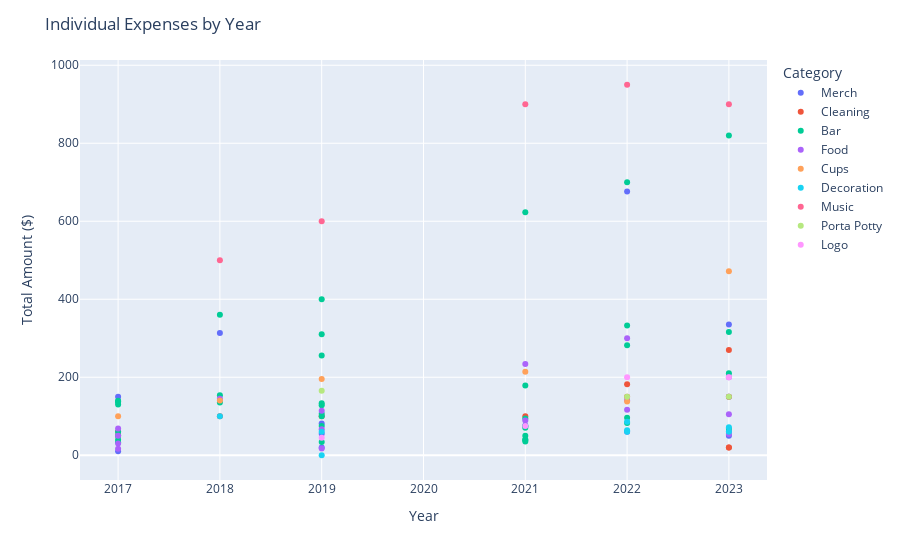

Notebook code cell kept with this figure:
### Code cell
# scatter plot of expenses per year, color-coded by category

# create the scatter plot
fig = px.scatter(
    df,
    x="Year",
    y="Amount",
    color="Category",
    hover_data=["Expense", "Amount", "Year", "Name"],
)

# format plot
fig.update_layout(
    title="Individual Expenses by Year",
    xaxis_title="Year",
    yaxis_title="Total Amount ($)",
    legend_title="Category",
)

# show the plot
fig.show()

### Figure 1 — Plotly figure (JSON) as saved in the notebook; plotly's stock layout.template omitted (floating-point values rounded to 4 significant figures)
{"data": [{"customdata": [["Key chains", "Randy Detman"], ["Sign stuff", "Tom Brady"], ["Shirts", "Randy Detman"], ["Tie-Dye", "Morning Glory"], ["Tie-Dye Ts", "Randy Detman"], ["Face paint", "Tarot"], ["Tatoos", "Randy Detman"], ["T shirts/CustomInk", "Bitter Barbie"], ["Candles and Scotland Shipping", "Randy Detman"], ["T shirts", "Bitter Barbie"], ["Piñata and mini bottles", "Watsonville"], ["Sid's shirts", "Latvia"], ["New t-shirts advance payment", "Bitter Barbie"]], "hovertemplate": "Category=Merch<br>Year=%{x}<br>Amount=%{y}<br>Expense=%{customdata[0]}<br>Name=%{customdata[1]}<extra></extra>", "legendgroup": "Merch", "marker": {"color": "#636efa", "symbol": "circle"}, "mode": "markers", "name": "Merch", "orientation": "v", "showlegend": true, "type": "scatter", "x": [2017, 2017, 2018, 2019, 2019, 2019, 2021, 2022, 2022, 2023, 2023, 2023, 2023], "xaxis": "x", "y": [150, 10, 313.7, 55, 81.64, 20, 76.39, 676.5, 60, 335.4, 60, 50, 150], "yaxis": "y"}, {"customdata": [["Cleaning service", "Randy Detman"], ["Carpet cleaner", "Randy Detman"], ["Cleaner / Carpet cleaner", "Morning Glory"], ["Cleaning", "Morning Glory"], ["Cleaning", "Morning Glory"], ["post-party cleaning", "Morning Glory"], ["Task Rabbit", "Randy Detman"], ["House Cleaning", "Morning Glory"], ["Party Cleaner", "Watsonville"], ["Cleaner Uber", "Watsonville"], ["carpet cleaner", "Morning Glory"]], "hovertemplate": "Category=Cleaning<br>Year=%{x}<br>Amount=%{y}<br>Expense=%{customdata[0]}<br>Name=%{customdata[1]}<extra></extra>", "legendgroup": "Cleaning", "marker": {"color": "#EF553B", "symbol": "circle"}, "mode": "markers", "name": "Cleaning", "orientation": "v", "showlegend": true, "type": "scatter", "x": [2017, 2017, 2018, 2019, 2021, 2022, 2022, 2023, 2023, 2023, 2023], "xaxis": "x", "y": [60, 50, 100, 100, 100, 150, 182.4, 150, 270, 20, 20], "yaxis": "y"}, {"customdata": [["Brau kegs", "Morning Glory"], ["Extra beer and plates from Giant", "Tom Brady"], ["Extra kegs from 3 stars", "Tom Brady"], ["Ice ", "Tom Brady"], ["Homebrew", "Randy Detman"], ["Beer", "Watsonville"], ["Keg of port city porter", "Morning Glory"], ["Liquor at Costco", "Morning Glory"], ["FBC Kegs (8 @ roughly $45/keg)", "Randy Detman"], ["Tonic Kegs (Port City Porter & Bold Rock)", "Morning Glory"], ["Homebrew", "Randy Detman"], ["Ice", "Bitter Barbie"], ["Beer run", "Chicago"], ["Liquor run", "Tom Brady"], ["Liquor run", "Scotland"], ["Giant run", "Florida"], ["Tonic Kegs", "Morning Glory"], ["Keg tax", "Morning Glory"], ["Fishbowl Beer", "Randy Detman"], ["Keg Taps/Lines", "Randy Detman"], ["CO2/propane", "Randy Detman"], ["Giant - Ice, mixers", "Randy Detman"], ["Shell Gas Station- Ice", "Randy Detman"], ["Giant Mixers", "Morning Glory"], ["Lime juice, cider and sign stuff", "Morning Glory"], ["Tonic kegs", "Morning Glory"], ["Ice bags", "Bitter Barbie"], ["Beer ($65/Keg) + CO2 ($50)", "Randy Detman"], ["Mixers / Cider", "Morning Glory"], ["Tonic kegs", "Morning Glory"], ["Beer ($70/Keg) + CO2 ($50)", "Randy Detman"], ["Liquor / Food / Costco", "Morning Glory"], ["Costco", "Randy Detman"], ["Costco Liquor / Plates / Paper Towels, TP, trash bags", "Morning Glory"], ["Costco part 2", "Randy Detman"], ["Costco", "Randy Detman"], ["Costco", "Randy Detman"], ["Costco", "Randy Detman"]], "hovertemplate": "Category=Bar<br>Year=%{x}<br>Amount=%{y}<br>Expense=%{customdata[0]}<br>Name=%{customdata[1]}<extra></extra>", "legendgroup": "Bar", "marker": {"color": "#00cc96", "symbol": "circle"}, "mode": "markers", "name": "Bar", "orientation": "v", "showlegend": true, "type": "scatter", "x": [2017, 2017, 2017, 2017, 2017, 2017, 2018, 2018, 2018, 2019, 2019, 2019, 2019, 2019, 2019, 2019, 2021, 2021, 2021, 2021, 2021, 2021, 2021, 2021, 2022, 2022, 2022, 2022, 2023, 2023, 2023, 2017, 2017, 2019, 2019, 2021, 2022, 2023], "xaxis": "x", "y": [140, 50, 137, 60, 130, 40, 154, 135, 360, 310, 400, 128, 256, 100, 75, 106.4, 623, 74.3, 40, 50, 40, 94.33, 35, 70.75, 83, 333, 96, 700, 68.23, 316, 820, 33.33, 137.3, 133.3, 34.24, 178.8, 282.0, 210.3], "yaxis": "y"}, {"customdata": [["Plates/cups etc", "Tom Brady"], ["Extra beer and plates from Giant", "Tom Brady"], ["Costco", "Randy Detman"], ["Paella", "Burntwood Gardens"], ["Pizza Walay", "Randy Detman"], ["Porky pig", "Tom Brady"], ["Paella", "Burntwood Gardens"], ["Paper bowls and marker", "Bitter Barbie"], ["Paella", "Burntwood Gardens"], ["Liquor / Food / Costco", "Morning Glory"], ["Costco", "Randy Detman"], ["Costco Liquor / Plates / Paper Towels, TP, trash bags", "Morning Glory"], ["Costco part 2", "Randy Detman"], ["Costco", "Randy Detman"], ["Costco", "Randy Detman"], ["Costco", "Randy Detman"]], "hovertemplate": "Category=Food<br>Year=%{x}<br>Amount=%{y}<br>Expense=%{customdata[0]}<br>Name=%{customdata[1]}<extra></extra>", "legendgroup": "Food", "marker": {"color": "#ab63fa", "symbol": "circle"}, "mode": "markers", "name": "Food", "orientation": "v", "showlegend": true, "type": "scatter", "x": [2017, 2017, 2018, 2019, 2021, 2022, 2022, 2023, 2023, 2017, 2017, 2019, 2019, 2021, 2022, 2023], "xaxis": "x", "y": [50, 30, 145, 114, 234, 300, 116.7, 54.77, 200, 16.67, 68.67, 66.67, 17.12, 89.39, 141.0, 105.2], "yaxis": "y"}, {"customdata": [["Personalized Cups", "Randy Detman"], ["Cups", "Randy Detman"], ["Cups", "Randy Detman"], ["Cups", "Randy Detman"], ["Steel Cups", "Randy Detman"], ["HP Cups", "Bitter Barbie"]], "hovertemplate": "Category=Cups<br>Year=%{x}<br>Amount=%{y}<br>Expense=%{customdata[0]}<br>Name=%{customdata[1]}<extra></extra>", "legendgroup": "Cups", "marker": {"color": "#FFA15A", "symbol": "circle"}, "mode": "markers", "name": "Cups", "orientation": "v", "showlegend": true, "type": "scatter", "x": [2017, 2018, 2019, 2021, 2022, 2023], "xaxis": "x", "y": [100, 140.6, 195.5, 214.1, 137.8, 471.8], "yaxis": "y"}, {"customdata": [["Pumpkins, hay and cider", "Tom Brady"], ["Pumpkins / Hay", "Burntwood Gardens"], ["Wicked Fun Facebook Sign", "Morning Glory"], ["LetterBoard/Lights", "Randy Detman"], ["Banner", "Randy Detman"], ["Straw Bales and Shipping", "Burntwood Gardens"], ["Straw Bales", "Burntwood Gardens"], ["Uhaul Trailer for Straw Bales To/From", "Randy Detman"]], "hovertemplate": "Category=Decoration<br>Year=%{x}<br>Amount=%{y}<br>Expense=%{customdata[0]}<br>Name=%{customdata[1]}<extra></extra>", "legendgroup": "Decoration", "marker": {"color": "#19d3f3", "symbol": "circle"}, "mode": "markers", "name": "Decoration", "orientation": "v", "showlegend": true, "type": "scatter", "x": [2018, 2019, 2019, 2022, 2022, 2022, 2023, 2023], "xaxis": "x", "y": [100, 0, 60, 85.8, 64, 60, 72, 60], "yaxis": "y"}, {"customdata": [["Bands", "Tom Brady"], ["Bands", "Tom Brady"], ["Bands", "Morning Glory"], ["Bands", "Tom Brady"], ["Bands", "Watsonville"]], "hovertemplate": "Category=Music<br>Year=%{x}<br>Amount=%{y}<br>Expense=%{customdata[0]}<br>Name=%{customdata[1]}<extra></extra>", "legendgroup": "Music", "marker": {"color": "#FF6692", "symbol": "circle"}, "mode": "markers", "name": "Music", "orientation": "v", "showlegend": true, "type": "scatter", "x": [2018, 2019, 2021, 2022, 2023], "xaxis": "x", "y": [500, 600, 900, 950, 900], "yaxis": "y"}, {"customdata": [["Porta Potty", "Randy Detman"], ["Porta Potty", "Randy Detman"], ["Porta Potty", "Randy Detman"]], "hovertemplate": "Category=Porta Potty<br>Year=%{x}<br>Amount=%{y}<br>Expense=%{customdata[0]}<br>Name=%{customdata[1]}<extra></extra>", "legendgroup": "Porta Potty", "marker": {"color": "#B6E880", "symbol": "circle"}, "mode": "markers", "name": "Porta Potty", "orientation": "v", "showlegend": true, "type": "scatter", "x": [2019, 2022, 2023], "xaxis": "x", "y": [165.5, 150, 150], "yaxis": "y"}, {"customdata": [["Logo", "Randy Detman"], ["Logo", "Randy Detman"], ["Logo and Consulting", "Randy Detman"], ["Logo", "Randy Detman"]], "hovertemplate": "Category=Logo<br>Year=%{x}<br>Amount=%{y}<br>Expense=%{customdata[0]}<br>Name=%{customdata[1]}<extra></extra>", "legendgroup": "Logo", "marker": {"color": "#FF97FF", "symbol": "circle"}, "mode": "markers", "name": "Logo", "orientation": "v", "showlegend": true, "type": "scatter", "x": [2019, 2021, 2022, 2023], "xaxis": "x", "y": [45, 74.8, 200, 200], "yaxis": "y"}], "layout": {"legend": {"title": {"text": "Category"}, "tracegroupgap": 0}, "margin": {"t": 60}, "title": {"text": "Individual Expenses by Year"}, "xaxis": {"anchor": "y", "domain": [0, 1], "title": {"text": "Year"}}, "yaxis": {"anchor": "x", "domain": [0, 1], "title": {"text": "Total Amount ($)"}}}}
